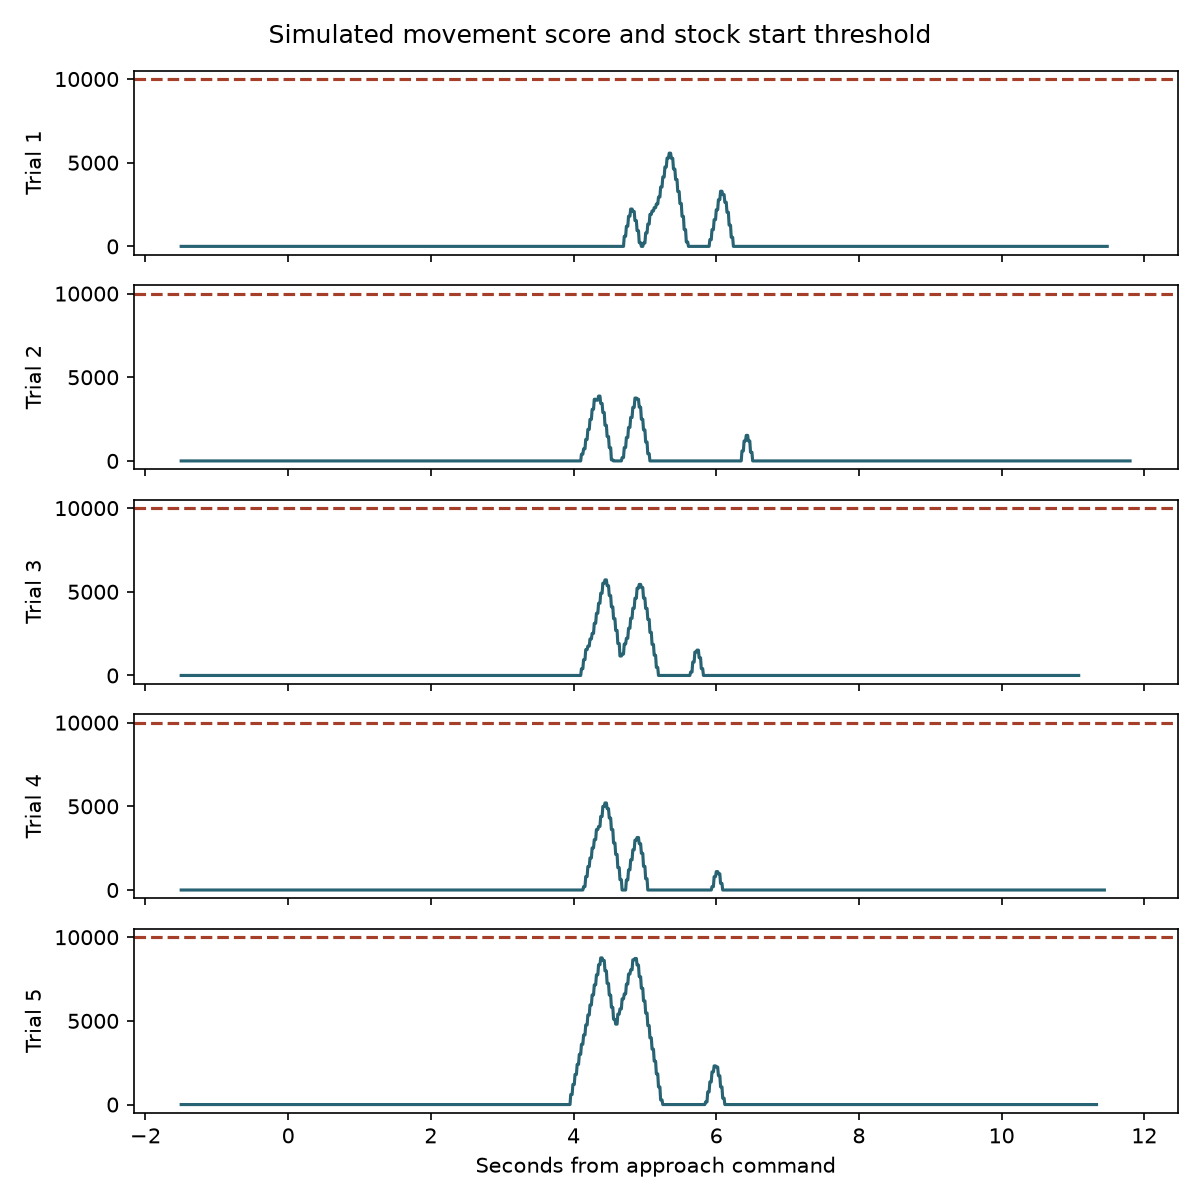

The Python source for this figure:
"""Replay archived shelf trajectories with an accelerometer on the free cube."""
import csv
from pathlib import Path
import sys
import tempfile
import xml.etree.ElementTree as ET

import matplotlib.pyplot as plt
import numpy as np

here = Path(__file__).resolve().parent
repo = here.parents[1]
sys.path[:0] = [str(here.parent / "p2y8-printed-fork-contact"), str(repo)]
from evaluate import run, observed
from simulacrum import cube, mjcf, params


def main():
    v = params.values(params.load(model="vector_2"))
    xml = ET.parse(sys.argv[2])
    xml.find(".//body[@name='cube']").append(ET.fromstring(mjcf._cube_chip_xml(v)))
    ET.SubElement(ET.SubElement(xml.getroot(), "sensor"), "accelerometer", name="accel", site="cube_chip")
    fig, axes = plt.subplots(5, 1, figsize=(8,8), sharex=True, sharey=True)
    with tempfile.NamedTemporaryFile(suffix=".xml") as fixture, (here / "movement.csv").open("w") as f:
        xml.write(fixture.name)
        sys.argv[2] = fixture.name
        writer = csv.writer(f, lineterminator="\n")
        writer.writerow(["trial","physical_net_mm","sim_net_mm","peak_observed_packet_score","start_events","stop_events"])
        for trial, ax in enumerate(axes, 1):
            sensor = cube.CubeAccelerometer(v,.001,seed=trial)
            trace = []
            def step(model,data,sec,lift):
                sensor.step(data.time, data.sensor("accel").data / np.linalg.norm(model.opt.gravity))
                if len(trace) == 0 or data.time >= trace[-1][0]+.00999:
                    trace.append((data.time, sensor.movement.score))
            _, path = run((trial,"stl","overhead","weld",0,0,0),step,observer_stride=1)
            score = np.array(trace)
            # The final packet of every tick is processed, even between plotted samples.
            events = sensor.movement.events
            net = np.linalg.norm(path[-1][1:3])
            writer.writerow([trial, observed["over_magnitude"][trial-1],net,score[:,1].max(),
                             sum(start for _,start in events),sum(not start for _,start in events)])
            ax.plot(score[:,0]-1.5,score[:,1],color="#286373")
            ax.axhline(10000,color="#a63f29",ls="--")
            ax.set_ylabel(f"Trial {trial}")
    axes[-1].set_xlabel("Seconds from approach command")
    fig.suptitle("Simulated movement score and stock start threshold")
    fig.tight_layout()
    fig.savefig(here / "movement.png",dpi=150)


if __name__ == "__main__":
    main()
